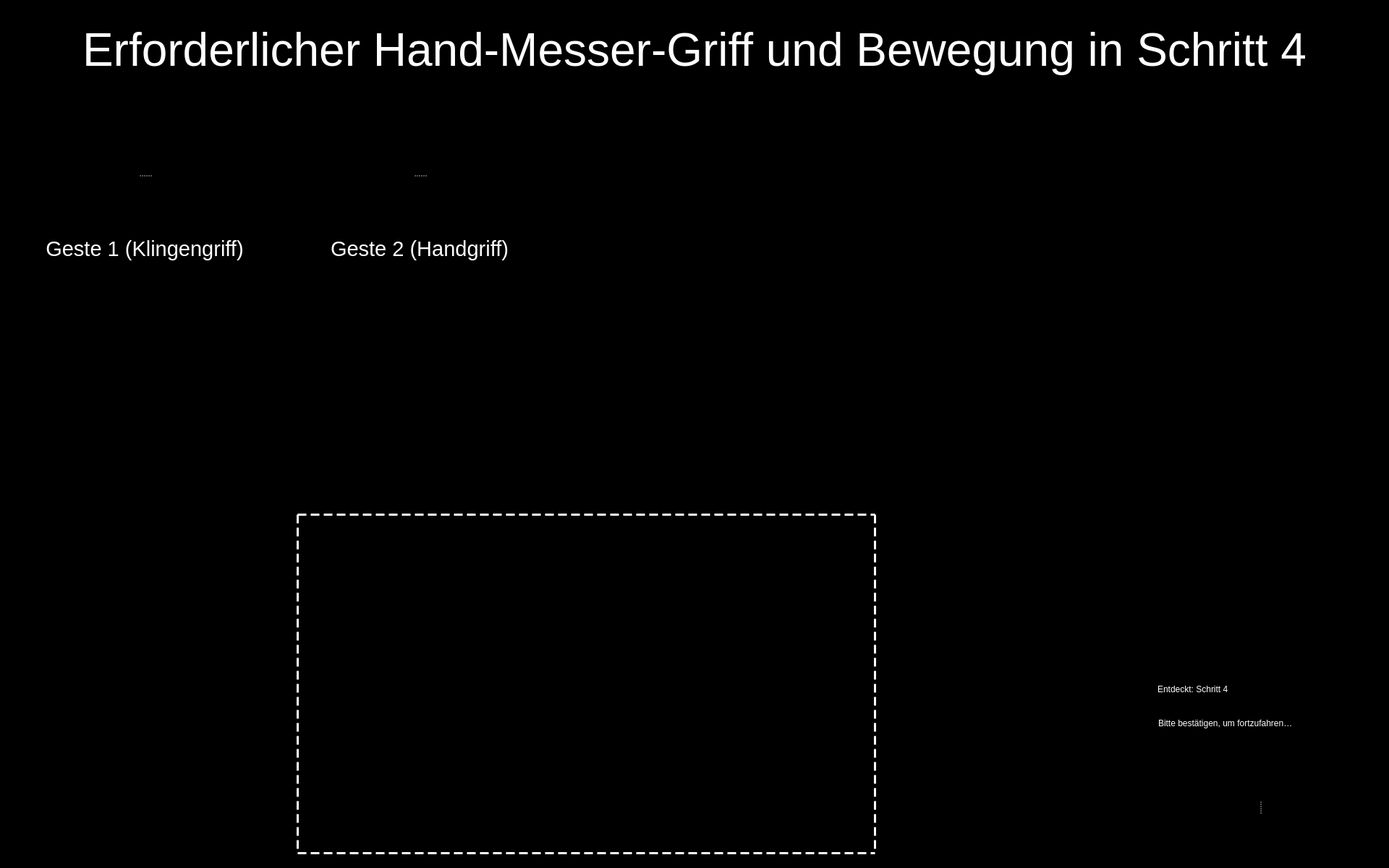
<?xml version="1.0" encoding="UTF-8"?>
<ui version="4.0">
 <class>Entry_Step_4_UI</class>
 <widget class="QWidget" name="Entry_Step_4_UI">
  <property name="windowModality">
   <enum>Qt::WindowModal</enum>
  </property>
  <property name="enabled">
   <bool>true</bool>
  </property>
  <property name="geometry">
   <rect>
    <x>0</x>
    <y>0</y>
    <width>1920</width>
    <height>1200</height>
   </rect>
  </property>
  <property name="sizePolicy">
   <sizepolicy hsizetype="Preferred" vsizetype="Preferred">
    <horstretch>0</horstretch>
    <verstretch>0</verstretch>
   </sizepolicy>
  </property>
  <property name="minimumSize">
   <size>
    <width>0</width>
    <height>0</height>
   </size>
  </property>
  <property name="maximumSize">
   <size>
    <width>1920</width>
    <height>1200</height>
   </size>
  </property>
  <property name="windowTitle">
   <string>Food Assist</string>
  </property>
  <property name="windowOpacity">
   <double>1.000000000000000</double>
  </property>
  <property name="styleSheet">
   <string notr="true">background-color: rgb(0, 0, 0);</string>
  </property>
  <widget class="QLabel" name="img_detected_step4">
   <property name="geometry">
    <rect>
     <x>1430</x>
     <y>430</y>
     <width>471</width>
     <height>461</height>
    </rect>
   </property>
   <property name="frameShape">
    <enum>QFrame::NoFrame</enum>
   </property>
   <property name="text">
    <string/>
   </property>
   <property name="pixmap">
    <pixmap resource="resources/res.qrc">:/detected steps/Detected Step4.png</pixmap>
   </property>
   <property name="scaledContents">
    <bool>true</bool>
   </property>
  </widget>
  <widget class="QLabel" name="label_9">
   <property name="geometry">
    <rect>
     <x>410</x>
     <y>710</y>
     <width>801</width>
     <height>471</height>
    </rect>
   </property>
   <property name="styleSheet">
    <string notr="true">border :3px solid white;
border-style : dashed;
background-color: rgb(0, 0, 0, 0);</string>
   </property>
   <property name="text">
    <string/>
   </property>
  </widget>
  <widget class="QWidget" name="widget_2" native="true">
   <property name="geometry">
    <rect>
     <x>1559</x>
     <y>1030</y>
     <width>361</width>
     <height>161</height>
    </rect>
   </property>
   <property name="styleSheet">
    <string notr="true">background-color: rgb(0,0,0);</string>
   </property>
   <widget class="QSplitter" name="splitter">
    <property name="geometry">
     <rect>
      <x>10</x>
      <y>10</y>
      <width>345</width>
      <height>150</height>
     </rect>
    </property>
    <property name="frameShape">
     <enum>QFrame::NoFrame</enum>
    </property>
    <property name="frameShadow">
     <enum>QFrame::Plain</enum>
    </property>
    <property name="lineWidth">
     <number>0</number>
    </property>
    <property name="orientation">
     <enum>Qt::Horizontal</enum>
    </property>
    <property name="opaqueResize">
     <bool>false</bool>
    </property>
    <property name="handleWidth">
     <number>45</number>
    </property>
    <property name="childrenCollapsible">
     <bool>false</bool>
    </property>
    <widget class="QPushButton" name="button_yes">
     <property name="enabled">
      <bool>true</bool>
     </property>
     <property name="minimumSize">
      <size>
       <width>81</width>
       <height>81</height>
      </size>
     </property>
     <property name="maximumSize">
      <size>
       <width>150</width>
       <height>150</height>
      </size>
     </property>
     <property name="cursor">
      <cursorShape>OpenHandCursor</cursorShape>
     </property>
     <property name="focusPolicy">
      <enum>Qt::WheelFocus</enum>
     </property>
     <property name="contextMenuPolicy">
      <enum>Qt::DefaultContextMenu</enum>
     </property>
     <property name="icon">
      <iconset resource="resources/res.qrc">
       <normaloff>:/buttons/Button Yes.svg</normaloff>:/buttons/Button Yes.svg</iconset>
     </property>
     <property name="iconSize">
      <size>
       <width>144</width>
       <height>144</height>
      </size>
     </property>
     <property name="autoDefault">
      <bool>false</bool>
     </property>
     <property name="default">
      <bool>false</bool>
     </property>
     <property name="flat">
      <bool>true</bool>
     </property>
    </widget>
    <widget class="QPushButton" name="button_no">
     <property name="enabled">
      <bool>true</bool>
     </property>
     <property name="minimumSize">
      <size>
       <width>81</width>
       <height>81</height>
      </size>
     </property>
     <property name="maximumSize">
      <size>
       <width>150</width>
       <height>150</height>
      </size>
     </property>
     <property name="cursor">
      <cursorShape>OpenHandCursor</cursorShape>
     </property>
     <property name="focusPolicy">
      <enum>Qt::WheelFocus</enum>
     </property>
     <property name="contextMenuPolicy">
      <enum>Qt::DefaultContextMenu</enum>
     </property>
     <property name="icon">
      <iconset resource="resources/res.qrc">
       <normaloff>:/buttons/Button No.svg</normaloff>:/buttons/Button No.svg</iconset>
     </property>
     <property name="iconSize">
      <size>
       <width>144</width>
       <height>144</height>
      </size>
     </property>
     <property name="autoDefault">
      <bool>false</bool>
     </property>
     <property name="default">
      <bool>false</bool>
     </property>
     <property name="flat">
      <bool>true</bool>
     </property>
    </widget>
   </widget>
  </widget>
  <widget class="QSplitter" name="splitter_3">
   <property name="geometry">
    <rect>
     <x>420</x>
     <y>160</y>
     <width>320</width>
     <height>282</height>
    </rect>
   </property>
   <property name="orientation">
    <enum>Qt::Vertical</enum>
   </property>
   <widget class="QLabel" name="image_required_2">
    <property name="maximumSize">
     <size>
      <width>320</width>
      <height>240</height>
     </size>
    </property>
    <property name="text">
     <string/>
    </property>
    <property name="pixmap">
     <pixmap resource="resources/res.qrc">:/img/step4_gesture2.png</pixmap>
    </property>
    <property name="scaledContents">
     <bool>true</bool>
    </property>
   </widget>
   <widget class="QLabel" name="text_required_2">
    <property name="font">
     <font>
      <family>Arial</family>
      <pointsize>22</pointsize>
      <weight>9</weight>
      <italic>false</italic>
      <bold>false</bold>
     </font>
    </property>
    <property name="styleSheet">
     <string notr="true">font: 75 22pt &quot;Arial&quot;;
color: rgb(255, 255, 255);</string>
    </property>
    <property name="text">
     <string>Geste 2 (Handgriff)</string>
    </property>
    <property name="textFormat">
     <enum>Qt::PlainText</enum>
    </property>
    <property name="alignment">
     <set>Qt::AlignCenter</set>
    </property>
    <property name="wordWrap">
     <bool>true</bool>
    </property>
   </widget>
  </widget>
  <widget class="QSplitter" name="splitter_2">
   <property name="geometry">
    <rect>
     <x>40</x>
     <y>160</y>
     <width>320</width>
     <height>282</height>
    </rect>
   </property>
   <property name="orientation">
    <enum>Qt::Vertical</enum>
   </property>
   <widget class="QLabel" name="image_required_1">
    <property name="maximumSize">
     <size>
      <width>320</width>
      <height>240</height>
     </size>
    </property>
    <property name="text">
     <string/>
    </property>
    <property name="pixmap">
     <pixmap resource="resources/res.qrc">:/img/step4_gesture1.png</pixmap>
    </property>
    <property name="scaledContents">
     <bool>true</bool>
    </property>
   </widget>
   <widget class="QLabel" name="text_required_1">
    <property name="font">
     <font>
      <family>Arial</family>
      <pointsize>22</pointsize>
      <weight>9</weight>
      <italic>false</italic>
      <bold>false</bold>
     </font>
    </property>
    <property name="styleSheet">
     <string notr="true">font: 75 22pt &quot;Arial&quot;;
color: rgb(255, 255, 255);</string>
    </property>
    <property name="text">
     <string>Geste 1 (Klingengriff)</string>
    </property>
    <property name="textFormat">
     <enum>Qt::PlainText</enum>
    </property>
    <property name="alignment">
     <set>Qt::AlignCenter</set>
    </property>
    <property name="wordWrap">
     <bool>true</bool>
    </property>
   </widget>
  </widget>
  <widget class="QLabel" name="label_text_1">
   <property name="geometry">
    <rect>
     <x>40</x>
     <y>20</y>
     <width>1840</width>
     <height>100</height>
    </rect>
   </property>
   <property name="font">
    <font>
     <family>Arial</family>
     <pointsize>48</pointsize>
     <weight>9</weight>
     <italic>false</italic>
     <bold>false</bold>
    </font>
   </property>
   <property name="styleSheet">
    <string notr="true">font: 75 48pt &quot;Arial&quot;;
color: rgb(255, 255, 255);</string>
   </property>
   <property name="text">
    <string>Erforderlicher Hand-Messer-Griff und Bewegung in Schritt 4</string>
   </property>
   <property name="textFormat">
    <enum>Qt::RichText</enum>
   </property>
   <property name="alignment">
    <set>Qt::AlignCenter</set>
   </property>
   <property name="wordWrap">
    <bool>true</bool>
   </property>
  </widget>
  <widget class="QWidget" name="widget" native="true">
   <property name="geometry">
    <rect>
     <x>1540</x>
     <y>930</y>
     <width>371</width>
     <height>91</height>
    </rect>
   </property>
   <property name="styleSheet">
    <string notr="true">background-color: rgb(0, 0, 0);</string>
   </property>
   <widget class="QLabel" name="label">
    <property name="geometry">
     <rect>
      <x>10</x>
      <y>0</y>
      <width>41</width>
      <height>51</height>
     </rect>
    </property>
    <property name="styleSheet">
     <string notr="true"/>
    </property>
    <property name="text">
     <string/>
    </property>
    <property name="pixmap">
     <pixmap resource="resources/res.qrc">:/img/Icon Detected.svg</pixmap>
    </property>
    <property name="alignment">
     <set>Qt::AlignRight|Qt::AlignTrailing|Qt::AlignVCenter</set>
    </property>
   </widget>
   <widget class="QLabel" name="label_2">
    <property name="geometry">
     <rect>
      <x>60</x>
      <y>3</y>
      <width>311</width>
      <height>40</height>
     </rect>
    </property>
    <property name="styleSheet">
     <string notr="true">font: 75 28pt &quot;Arial&quot;;
color: rgb(255, 255, 255);</string>
    </property>
    <property name="text">
     <string>Entdeckt: Schritt 4</string>
    </property>
    <property name="textFormat">
     <enum>Qt::RichText</enum>
    </property>
   </widget>
   <widget class="QLabel" name="label_3">
    <property name="geometry">
     <rect>
      <x>61</x>
      <y>54</y>
      <width>321</width>
      <height>31</height>
     </rect>
    </property>
    <property name="styleSheet">
     <string notr="true">font: 14pt &quot;Arial&quot;;
color: rgb(255, 255, 255)</string>
    </property>
    <property name="text">
     <string>Bitte bestätigen, um fortzufahren…</string>
    </property>
   </widget>
  </widget>
 </widget>
 <resources>
  <include location="resources/res.qrc"/>
 </resources>
 <connections/>
</ui>
